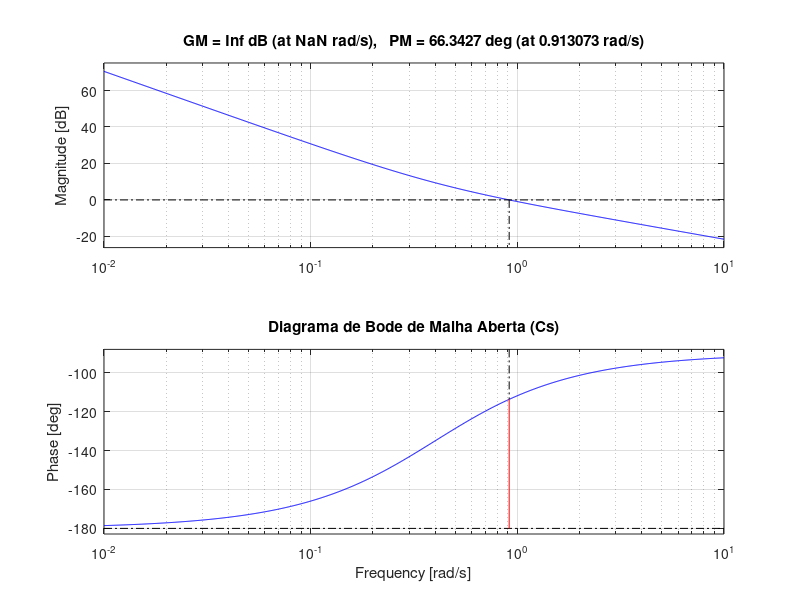
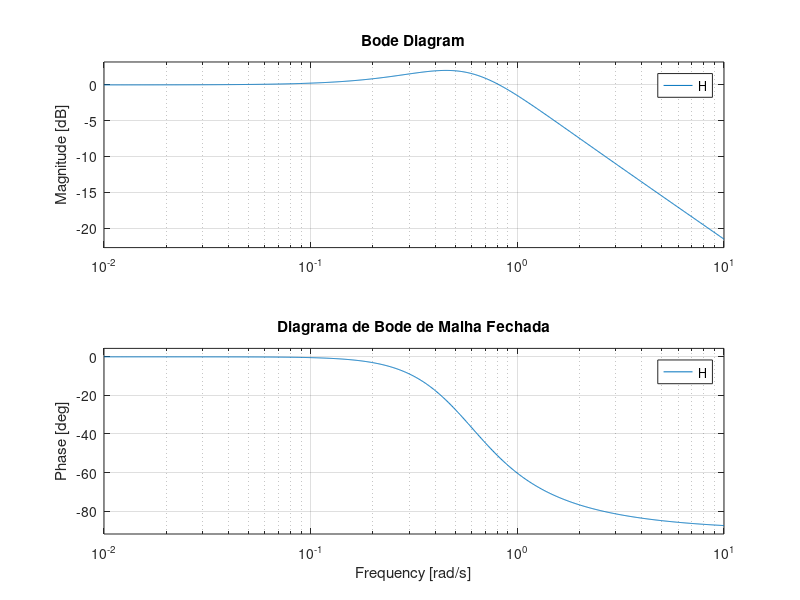

Here is the MATLAB script that generated these plots, in order: (Note: this script raises an error after producing the figures.)
clear; close all; clc;

% --- 1. Definição do Sistema ---
s = tf("s");
G_s = (0.0526)/(s^2 + 0.8842*s);
K_p = 20.41878;
K_i = 5.623512;
K_d = 15.9;

C_s = (K_d * s^2 + K_p * s + K_i)/(s);

% --- 2. Malha Aberta (L) ---
% A análise de estabilidade (Margens) é feita na MALHA ABERTA!
L = C_s * G_s;

% --- 3. Malha Fechada (H) ---
% A análise de velocidade (Largura de Banda) é feita na MALHA FECHADA!
H = feedback(L, 1);

% --- 4. Plotagem e Cálculo das Margens ---
figure;
%bode(L);
% A função margin plota o Bode e já marca as margens visualmente
margin(L); 
grid on;
title(['Diagrama de Bode de Malha Aberta (Cs)']);

% Extraindo os valores numéricos
[Gm, Pm, Wcg, Wcp] = margin(L);
margin_ganho_db = 20*log10(Gm);

% --- 5. Plotagem da Malha Fechada e Largura de Banda ---
figure;
bode(H);
grid on;
title('Diagrama de Bode de Malha Fechada');

% Calculando a largura de banda (frequência onde o ganho cai -3dB)
bw = bandwidth(H);

% --- 6. Exibindo Resultados no Console ---
disp('--- Análise de Resposta em Frequência ---');
disp(['Margem de Ganho (MG): ' num2str(margin_ganho_db) ' dB']);
disp(['Margem de Fase (MF):  ' num2str(Pm) ' graus']);
disp(['Frequência de Cruzamento de Ganho: ' num2str(Wcp) ' rad/s']);
disp(['Largura de Banda (Malha Fechada): ' num2str(bw) ' rad/s']);
